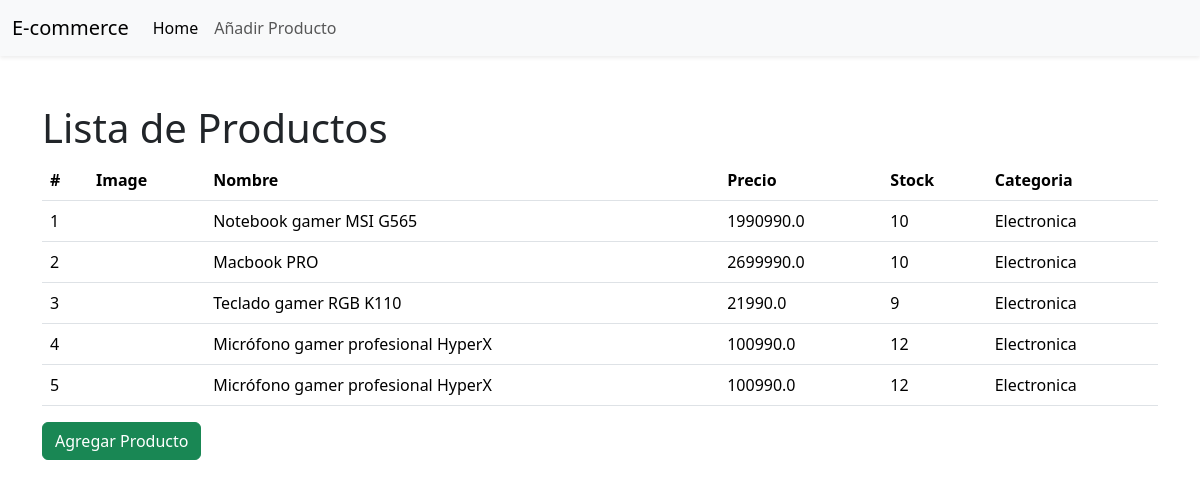
The app's page /productos/, older data.
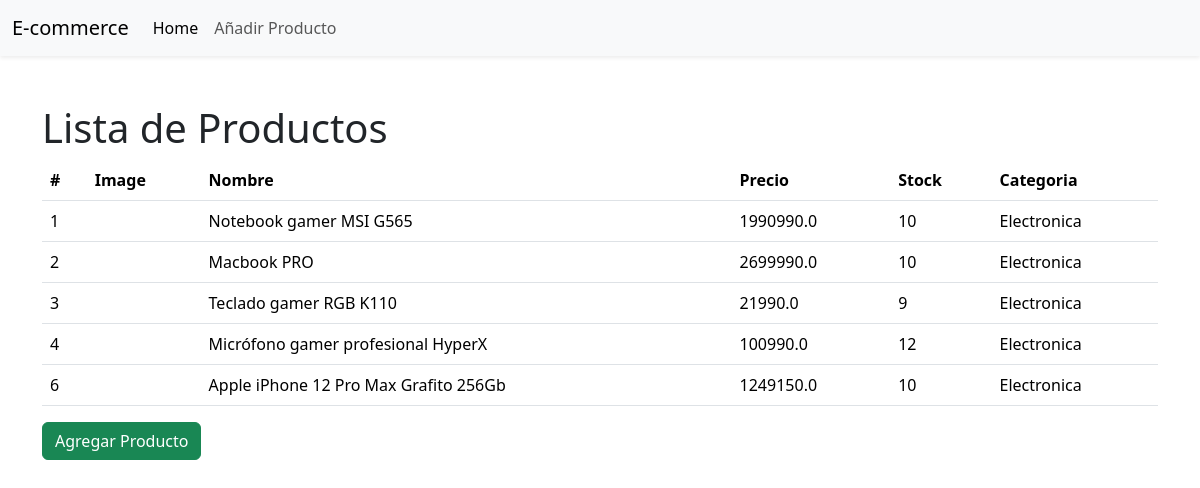
The same page, newer data.
### producto/models.py (models this page shows)
class Producto(models.Model):
    nombre = models.CharField(max_length=255)
    image = models.URLField(verbose_name="URL de la imagen")
    precio = models.FloatField(verbose_name="Precio")
    stock = models.IntegerField(verbose_name="Stock")
    categoria = models.ForeignKey(Categoria, on_delete=models.CASCADE)
    create_at = models.DateTimeField(default=timezone.now)
    def __str__(self):
        return self.nombre

class Categoria(models.Model):
    nombre = models.CharField(max_length=255)
    def __str__(self):
        return self.nombre

### producto/views.py (the view)
# urls.py: path('',views.index, name='index'), #* llego con esta base http://127.0.0.1:8000/productos/
def index(request):
    productos = Producto.objects.all()
    print(productos)
    return render(
        request,
        'index.html',
        { 'productos': productos }
    )

### producto/templates/index.html (shortened to what this page needs)
{% extends 'layout.html'%}
{% block content %}
<h1>Lista de Productos</h1>
<table class="table">
  <thead>
    <tr>
      <th scope="col">#</th>
      <th scope="col">Image</th>
      <th scope="col">Nombre</th>
      <th scope="col">Precio</th>
      <th scope="col">Stock</th>
      <th scope="col">Categoria</th>
    </tr>
  </thead>
  <tbody>
    {% for producto in productos %}
    <tr>
      <td>{{producto.id}}</td>
      <td>
      </td>
      <td>{{ producto.nombre }}</td>
      <td>{{ producto.precio}}</td>
      <td>{{ producto.stock}}</td>
      <td>{{ producto.categoria}}</td>
    </tr>
    {% endfor %}
  </tbody>
</table>
<a href="{% url 'producto:formulario' %}" class="btn btn-success">Agregar Producto</a>
{% endblock %}

### templates/layout.html (shortened to what this page needs)
<!doctype html>
<html lang="en">
  <head>
    <link href="https://cdn.jsdelivr.net/npm/bootstrap@5.3.3/dist/css/bootstrap.min.css" rel="stylesheet">
  </head>
  <body>
    <nav class="navbar navbar-expand-lg bg-body-tertiary shadow-sm">
      <div class="container-fluid">
        <a class="navbar-brand" href="#">E-commerce</a>
        <div class="collapse navbar-collapse" id="navbarSupportedContent">
          <ul class="navbar-nav me-auto mb-2 mb-lg-0">
            <li class="nav-item">
              <a class="nav-link active" aria-current="page" href="{% url 'producto:index' %}">Home</a>
            </li>
            <li class="nav-item">
              <a class="nav-link" href="{% url 'producto:formulario' %}">Añadir Producto</a>
            </li>
          </ul>
        </div>
      </div>
    </nav>
    <div class="container mt-5">
      {% block content %}
      {% endblock %}
    </div>
  </body>
</html>

Row changes from the older to the newer data that the page shows:
removed Producto: id "5", nombre "Micrófono gamer profesional HyperX", precio "100990.0", stock "12", categoria "Electronica"
added Producto: id "6", nombre "Apple iPhone 12 Pro Max Grafito 256Gb", precio "1249150.0", stock "10", categoria "Electronica"
